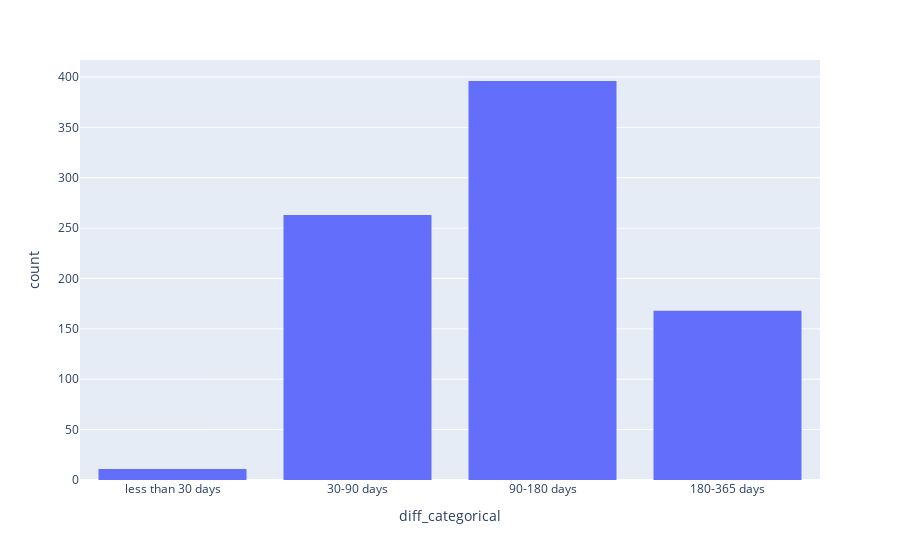

The cell this chart's notebook holds for it:
### Markdown cell above
### Задание 8
Постройте интерактивный барплот, на котором будут показаны категории с количеством уникальных клиентов в них (то, что у вас получилось на прошлом степе, по запуску первого рекламного объявления). Расположите их так, чтобы внизу была самая малочисленная, а наверху – самая большая.

### Code cell
fig = px.histogram(data_frame=users_with_ads, x='diff_categorical',)

fig.show()

### Figure 1 — Plotly figure (JSON) as saved in the notebook; plotly's stock layout.template omitted (floating-point values rounded to 4 significant figures; data arrays with more than 128 entries replaced by an {"elided": "..."} marker saying what was removed)
{"data": [{"alignmentgroup": "True", "bingroup": "x", "hovertemplate": "diff_categorical=%{x}<br>count=%{y}<extra></extra>", "legendgroup": "", "marker": {"color": "#636efa", "pattern": {"shape": ""}}, "name": "", "offsetgroup": "", "orientation": "v", "showlegend": false, "type": "histogram", "x": {"elided": "838 str values"}, "xaxis": "x", "yaxis": "y"}], "layout": {"autosize": true, "barmode": "relative", "legend": {"tracegroupgap": 0}, "margin": {"t": 60}, "xaxis": {"anchor": "y", "autorange": true, "domain": [0, 1], "range": [-0.5, 3.5], "title": {"text": "diff_categorical"}, "type": "category"}, "yaxis": {"anchor": "x", "autorange": true, "domain": [0, 1], "range": [0, 416.8], "title": {"text": "count"}}}}
